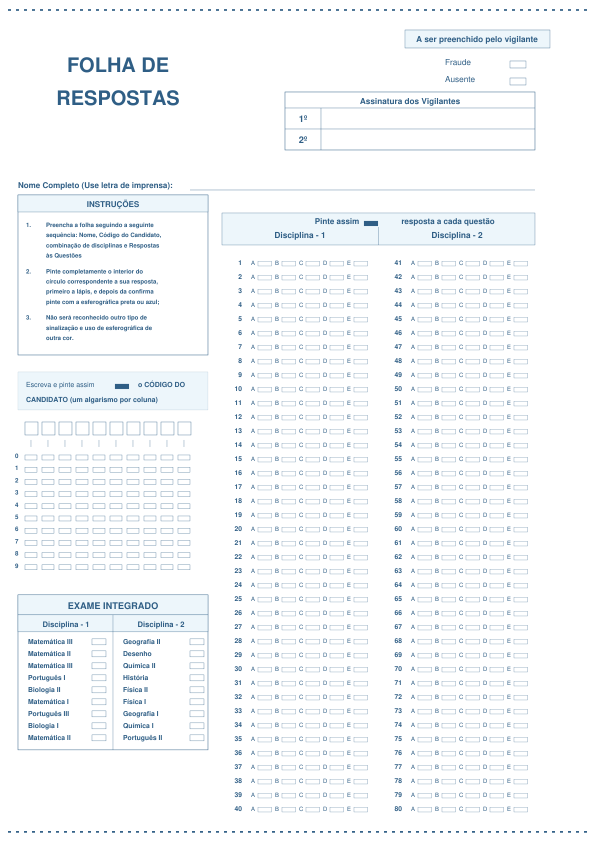
#> input picture backend/folha_azul/referencia_canonica.png, 1191 x 1684 px (shown at 1/2 size)
$ python -i leitor.py   (imports and definitions only)
#> lines starting #> are read from the running program, lines starting #| are printed output that depends on the picture; after the words box and inside, x2 and y2 are one past the last pixel; in counts of white or black regions, pixels touching at a corner belong together
"""
Leitor OMR — folha azul UCM (único modelo).

Calibração: gabarito.json + referencia_canonica.png (FOLHA AZUL1.pdf).
Fotos da câmara podem ser P&B ou outra cor de impressão — usa escala de cinza + CLAHE.
"""
from __future__ import annotations

import json
import logging
from pathlib import Path
from typing import Any, Dict, List, Optional, Tuple

import cv2
import numpy as np

logger = logging.getLogger("uvicorn.error")

_DIR = Path(__file__).parent
_GABARITO_PATH = _DIR / "gabarito.json"

FASES_OMR = ("codigo", "disciplinas", "opcoes", "completo")
FASE_OMR_ORDEM = {"codigo": 1, "disciplinas": 2, "opcoes": 3, "completo": 4}
PROXIMA_FASE_OMR = {
    "codigo": "disciplinas",
    "disciplinas": "opcoes",
    "opcoes": None,
    "completo": None,
}

LIMIAR_ESCURO = 170
MARGEM_CELULA = 0.22
PCT_MIN_CODIGO = 11.0
PCT_MIN_CHECKBOX = 14.0
# Sub-janela interna da grelha 10x10 dentro do ROI bruto:
# remove rótulos laterais e caixas manuscritas acima da grelha.
CODIGO_GRID_X0_INSET = 0.00
CODIGO_GRID_X1_INSET = 0.98
CODIGO_GRID_Y0_INSET = 0.02
CODIGO_GRID_Y1_INSET = 0.92

# Na caixa do exame integrado, ignorar cabeçalho superior e rodapé inferior
# antes de dividir em 9 opções.
EXAME_DISC_Y_TOP_INSET = 0.06
EXAME_DISC_Y_BOTTOM_INSET = 0.11


def _carregar_gabarito() -> Dict[str, Any]:
    with open(_GABARITO_PATH, encoding="utf-8") as f:
#> (reads backend/folha_azul/gabarito.json from the repository)
        return json.load(f)


GAB = _carregar_gabarito()
TAMANHO_CANONICO: Tuple[int, int] = tuple(GAB["tamanho_canonica"])  # type: ignore


def normalizar_fase_omr(fase: Optional[str]) -> str:
    if not fase:
        return "codigo"
    f = str(fase).strip().lower()
    aliases = {
        "1": "codigo",
        "2": "disciplinas",
        "3": "opcoes",
        "fase1": "codigo",
        "fase2": "disciplinas",
        "fase3": "opcoes",
        "candidato": "codigo",
        "estudante": "codigo",
        "exame_integrado": "disciplinas",
        "perguntas": "opcoes",
    }
    f = aliases.get(f, f)
    return f if f in FASES_OMR else "codigo"


def _fase_atinge(fase: str, minimo: str) -> bool:
    if fase == "completo":
        return True
    return FASE_OMR_ORDEM.get(fase, 1) >= FASE_OMR_ORDEM.get(minimo, 1)


def _roi_pixels(imagem: np.ndarray, roi: List[float]) -> Tuple[int, int, int, int]:
    h, w = imagem.shape[:2]
    rx, ry, rw, rh = roi
    x1 = max(0, int(w * rx))
    y1 = max(0, int(h * ry))
    x2 = min(w, int(w * (rx + rw)))
    y2 = min(h, int(h * (ry + rh)))
    return x1, y1, x2, y2


def _cinza_folha(imagem_bgr: np.ndarray) -> np.ndarray:
    """Pré-processamento independente da cor (azul, P&B, sepia)."""
    if imagem_bgr.ndim == 2:
        cinza0 = imagem_bgr
    else:
        # Neutraliza marcações vermelhas de destaque/desenho (comuns em screenshots),
        # para não contaminar o OMR das caixas e grelhas.
        hsv = cv2.cvtColor(imagem_bgr, cv2.COLOR_BGR2HSV)
        mask_red1 = cv2.inRange(hsv, (0, 70, 70), (12, 255, 255))
        mask_red2 = cv2.inRange(hsv, (168, 70, 70), (179, 255, 255))
        mask_red = cv2.bitwise_or(mask_red1, mask_red2)
        img = imagem_bgr.copy()
        img[mask_red > 0] = (255, 255, 255)
        cinza0 = cv2.cvtColor(img, cv2.COLOR_BGR2GRAY)
    cinza = cinza0
    clahe = cv2.createCLAHE(clipLimit=2.0, tileGridSize=(8, 8))
    return clahe.apply(cinza)


def _ordenar_quad(pts: np.ndarray) -> np.ndarray:
    rect = np.zeros((4, 2), dtype="float32")
    s = pts.sum(axis=1)
    rect[0] = pts[np.argmin(s)]
    rect[2] = pts[np.argmax(s)]
    diff = np.diff(pts, axis=1).ravel()
    rect[1] = pts[np.argmin(diff)]
    rect[3] = pts[np.argmax(diff)]
    return rect


def _encontrar_quad_folha(imagem_bgr: np.ndarray) -> Optional[np.ndarray]:
    h0, w0 = imagem_bgr.shape[:2]
    area_img = float(h0 * w0)
    g = _cinza_folha(imagem_bgr)
    blur = cv2.GaussianBlur(g, (5, 5), 0)
    bordas = cv2.Canny(blur, 50, 160)
    bordas = cv2.dilate(
        bordas, cv2.getStructuringElement(cv2.MORPH_RECT, (3, 3)), iterations=1
    )
    cnts, _ = cv2.findContours(bordas, cv2.RETR_EXTERNAL, cv2.CHAIN_APPROX_SIMPLE)
    if not cnts:
        cnts = []
    proporcao = TAMANHO_CANONICO[1] / float(TAMANHO_CANONICO[0])
    for c in sorted(cnts, key=cv2.contourArea, reverse=True)[:15]:
        if cv2.contourArea(c) < 0.2 * area_img:
            continue
        peri = cv2.arcLength(c, True)
        for eps in (0.02, 0.025, 0.03, 0.035):
            approx = cv2.approxPolyDP(c, eps * peri, True)
            if len(approx) != 4:
                continue
            pts = approx.reshape(4, 2).astype(np.float32)
            rw, rh = cv2.boundingRect(pts)[2:]
            if rw < 10 or rh < 10:
                continue
            rprop = max(rw, rh) / float(min(rw, rh))
            if abs(rprop - proporcao) < 0.6:
                return pts

    # Fallback: segmentar "papel" claro (funciona mesmo em foto P&B).
    hsv = cv2.cvtColor(imagem_bgr, cv2.COLOR_BGR2HSV)
    mask = cv2.inRange(hsv, (0, 0, 110), (179, 90, 255))
    mask = cv2.morphologyEx(
        mask, cv2.MORPH_CLOSE, np.ones((7, 7), np.uint8), iterations=2
    )
    cnts2, _ = cv2.findContours(mask, cv2.RETR_EXTERNAL, cv2.CHAIN_APPROX_SIMPLE)
    if cnts2:
        c2 = max(cnts2, key=cv2.contourArea)
        if cv2.contourArea(c2) > 0.2 * area_img:
            rect = cv2.minAreaRect(c2)
            box = cv2.boxPoints(rect).astype(np.float32)
            return box
    return None


def preparar_folha(imagem_bgr: np.ndarray) -> Tuple[np.ndarray, Dict[str, Any]]:
    """Alinha a folha ao tamanho canónico do PDF (funciona em foto P&B)."""
    meta: Dict[str, Any] = {
        "tamanho_original": [int(imagem_bgr.shape[1]), int(imagem_bgr.shape[0])],
        "gabarito": GAB["versao"],
    }
    img = imagem_bgr.copy()
    h, w = img.shape[:2]
    if w > h:
        img = cv2.rotate(img, cv2.ROTATE_90_CLOCKWISE)
        meta["rotacao_90"] = True
        h, w = img.shape[:2]

    quad = _encontrar_quad_folha(img)
    dst_w, dst_h = TAMANHO_CANONICO
    if quad is not None:
        rect = _ordenar_quad(quad)
        dst = np.array(
            [[0, 0], [dst_w - 1, 0], [dst_w - 1, dst_h - 1], [0, dst_h - 1]],
            dtype="float32",
        )
        m = cv2.getPerspectiveTransform(rect, dst)
        img = cv2.warpPerspective(
            img, m, (dst_w, dst_h), flags=cv2.INTER_LINEAR, borderMode=cv2.BORDER_REPLICATE
        )
        meta["perspectiva_corrigida"] = True
    else:
        img = cv2.resize(img, TAMANHO_CANONICO, interpolation=cv2.INTER_AREA)
        meta["perspectiva_corrigida"] = False

    meta["tamanho_final"] = [int(img.shape[1]), int(img.shape[0])]
    return img, meta


def _pct_escuro(cinza: np.ndarray, roi: List[float], margem: float = MARGEM_CELULA) -> float:
    x1, y1, x2, y2 = _roi_pixels(cinza, roi)
    if x2 <= x1 or y2 <= y1:
        return 0.0
    patch = cinza[y1:y2, x1:x2]
    mh = max(1, int(patch.shape[0] * margem))
    mw = max(1, int(patch.shape[1] * margem))
    core = patch[mh:-mh, mw:-mw] if patch.shape[0] > 2 * mh and patch.shape[1] > 2 * mw else patch
    if core.size == 0:
        return 0.0
    return 100.0 * float(np.count_nonzero(core < LIMIAR_ESCURO)) / float(core.size)


def _score_tinta(cinza: np.ndarray, roi: List[float]) -> float:
    x1, y1, x2, y2 = _roi_pixels(cinza, roi)
    if x2 <= x1 or y2 <= y1:
        return 0.0
    patch = cinza[y1:y2, x1:x2]
    mh = max(1, int(patch.shape[0] * 0.2))
    mw = max(1, int(patch.shape[1] * 0.2))
    core = patch[mh:-mh, mw:-mw] if patch.shape[0] > 2 * mh else patch
    if core.size == 0:
        return 0.0
    blur = cv2.GaussianBlur(core, (3, 3), 0)
    escuridao = 255.0 - float(np.mean(blur))
    _, bw = cv2.threshold(blur, 0, 255, cv2.THRESH_BINARY_INV + cv2.THRESH_OTSU)
    cob = 100.0 * float(np.count_nonzero(bw)) / float(bw.size)
    return escuridao * 0.62 + cob * 0.38


# [25 lines left out: function _mask_tinta_sem_linhas, not called in this run]


def _celula_relativa(
    roi_base: List[float], col: int, row: int, n_cols: int, n_rows: int
) -> List[float]:
    rx, ry, rw, rh = roi_base
    cw, ch = rw / n_cols, rh / n_rows
    return [rx + col * cw, ry + row * ch, cw, ch]


def ler_codigo_candidato(cinza: np.ndarray) -> Dict[str, Any]:
    """Grelha 10×10 — um dígito por coluna (linhas 0–9)."""
    roi_grid_raw = GAB["roi"]["codigo_bolhas_10x10"]
    rx, ry, rw, rh = roi_grid_raw
    roi_grid = [
        rx + rw * CODIGO_GRID_X0_INSET,
        ry + rh * CODIGO_GRID_Y0_INSET,
        rw * (CODIGO_GRID_X1_INSET - CODIGO_GRID_X0_INSET),
        rh * (CODIGO_GRID_Y1_INSET - CODIGO_GRID_Y0_INSET),
    ]
    n_cols, n_rows = 10, 10
    digitos: List[str] = []
    detalhe_colunas: List[Dict[str, Any]] = []

    for col in range(n_cols):
        pcts = [
            _pct_escuro(cinza, _celula_relativa(roi_grid, col, row, n_cols, n_rows))
            for row in range(n_rows)
        ]
        idx = int(np.argmax(pcts))
        pct_max = float(pcts[idx])
        scores = [
            _score_tinta(cinza, _celula_relativa(roi_grid, col, row, n_cols, n_rows))
            for row in range(n_rows)
        ]
        if pct_max >= PCT_MIN_CODIGO or scores[idx] >= 16.0:
            digitos.append(str(idx))
            detalhe_colunas.append(
                {"coluna": col + 1, "digito": idx, "pct": round(pct_max, 1)}
            )
        else:
            digitos.append("")
            detalhe_colunas.append({"coluna": col + 1, "digito": None, "pct": round(pct_max, 1)})

    codigo = "".join(d for d in digitos if d != "")
    pcts_cols = [float(c["pct"]) for c in detalhe_colunas if c.get("digito") is not None]
    media_pct = float(np.mean(pcts_cols)) if pcts_cols else 0.0
    colunas_fortes = sum(1 for p in pcts_cols if p >= 12.0)
    codigo_valido = len(codigo) >= 8 and media_pct >= 18.0 and colunas_fortes >= 8
    return {
        "codigo": codigo if codigo_valido else "",
        "codigo_valido": codigo_valido,
        "digitos": digitos,
        "colunas": detalhe_colunas,
        "media_percentagem_colunas": round(media_pct, 1),
        "colunas_fortes": colunas_fortes,
        "roi": roi_grid,
        "fonte": "grelha_10x10",
    }


# [290 lines left out: functions _ler_coluna_checkbox, ler_exame_integrado, ler_respostas_grelha, ler_codigo_candidato_de_crop, ler_exame_integrado_disciplina_de_crop, processar_recortes_debug, not called in this run]


def processar_folha_azul(
    imagem_bgr: np.ndarray,
    fase: str = "codigo",
    n_disciplina_1: int = 40,
    n_disciplina_2: int = 40,
    image_sha256: Optional[str] = None,
    request_id: Optional[str] = None,
) -> Dict[str, Any]:
    fase = normalizar_fase_omr(fase)
    prep, meta_prep = preparar_folha(imagem_bgr)
    cinza = _cinza_folha(prep)

    out: Dict[str, Any] = {
        "modelo_folha": "folha_azul_ucm",
        "gabarito_versao": GAB["versao"],
        "fase": fase,
        "fases_disponiveis": list(FASES_OMR),
        "proxima_fase": PROXIMA_FASE_OMR.get(fase),
        "preparacao_imagem": meta_prep,
        "imagem_sha256": image_sha256 or "",
    }
    if request_id:
        out["request_id"] = request_id

    if _fase_atinge(fase, "codigo"):
        cod = ler_codigo_candidato(cinza)
        out["codigo_candidato"] = cod
        out["codigo"] = cod["codigo"]
        if not cod["codigo_valido"]:
            out.setdefault("avisos", []).append(
                "Código do candidato incompleto. Enquadre a grelha 10×10 e use boa luz."
            )

    if _fase_atinge(fase, "disciplinas"):
        out["exame_integrado"] = ler_exame_integrado(cinza)

    if _fase_atinge(fase, "opcoes"):
        resp = ler_respostas_grelha(cinza, n_disciplina_1, n_disciplina_2)
        out["respostas"] = resp["respostas"]
        out["respostas_marcadas"] = resp["respostas_marcadas"]
        out["total_questoes"] = resp["total_questoes"]
        if resp.get("aviso"):
            out.setdefault("avisos", []).append(resp["aviso"])

    if not meta_prep.get("perspectiva_corrigida"):
        out.setdefault("avisos", []).append(
            "Contorno da folha não detectado; usado redimensionamento. Mostre as quatro bordas na foto."
        )

    logger.info(
        "folha_azul | fase=%s codigo=%s request=%s",
        fase,
        out.get("codigo", ""),
        request_id or "-",
    )
    return out

>>> import cv2
>>> picture = cv2.imread('referencia_canonica.png')
#> picture is the input picture: shape (1684, 1191, 3); mean B, G, R 250.1, 248.4, 246.1
>>> result = processar_folha_azul(picture)
#> in _cinza_folha, `hsv = cv2.cvtColor(imagem_bgr, cv2.COLOR_BGR2HSV)`: hsv: shape (1684, 1191, 3); mean H, S, V 13.6, 5.8, 250.1
#> in _cinza_folha, `mask_red1 = cv2.inRange(hsv, (0, 70, 70), (12, 255, 255))`: mask_red1: shape (1684, 1191); every value is 0
#> in _cinza_folha, `return clahe.apply(cinza)`:
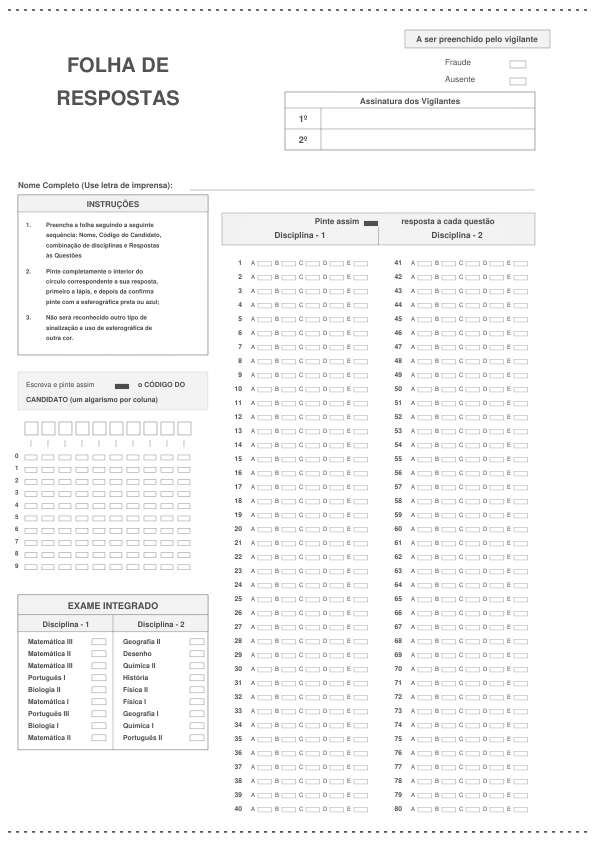
#> returned value: shape (1684, 1191) (shown at 1/2 size); min 70, max 255, mean 247.4
#> in _encontrar_quad_folha, `bordas = cv2.Canny(blur, 50, 160)`:
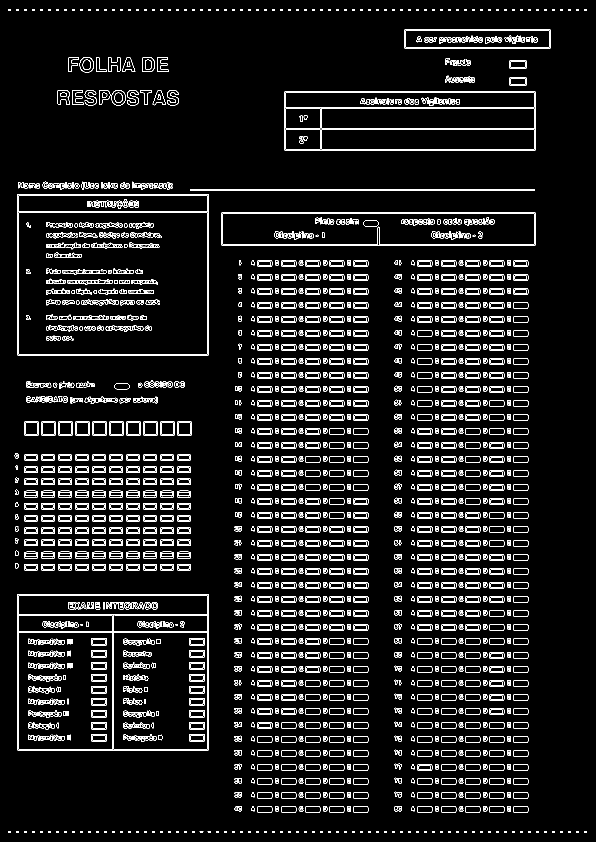
#> bordas: shape (1684, 1191) (shown at 1/2 size); 6.7% white in thin lines or dots
#> in _encontrar_quad_folha, `bordas = cv2.dilate( bordas, cv2.getStructuringElement(cv2.MORPH_RECT,..`:
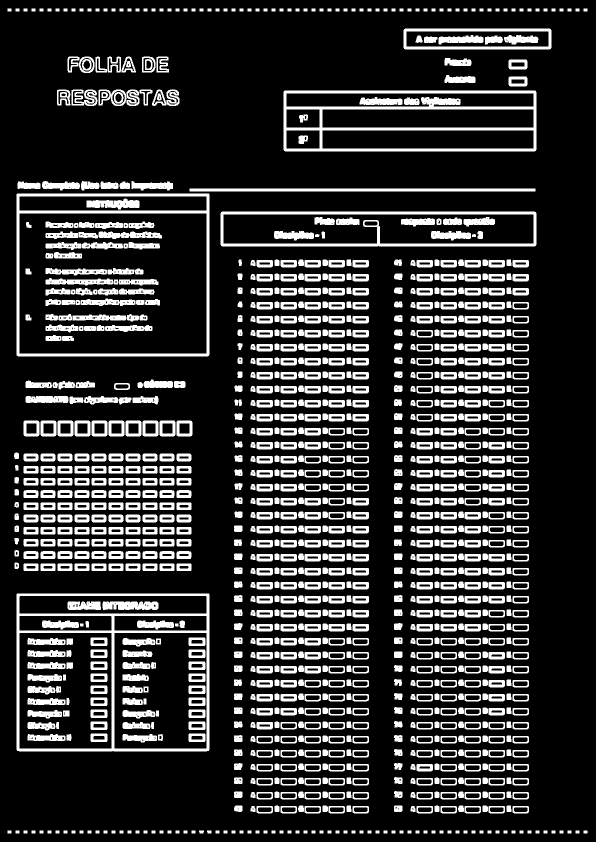
#> bordas: shape (1684, 1191) (shown at 1/2 size); 19.1% white; 1322 white regions
#> in _encontrar_quad_folha, `cnts, _ = cv2.findContours(bordas, cv2.RETR_EXTERNAL, cv2.CHAIN_APPROX..`: cnts = 1188 contours; largest, box (x1, y1, x2, y2) and area: (33, 387, 419, 713) 125117, (33, 1187, 419, 1503) 121260, (567, 181, 1073, 303) 61092, (441, 423, 1073, 493) 43521, (807, 57, 1103, 99) 12079
#> the loop in _encontrar_quad_folha, `for c in sorted(cnts, key=cv2.contourArea, reverse=True)[:15]:` made 15 passes
#> c on pass 6: [[379, 377], [379, 382], [1070, 382], [1070, 377]]
#> in _encontrar_quad_folha, `mask = cv2.inRange(hsv, (0, 0, 110), (179, 90, 255))`:
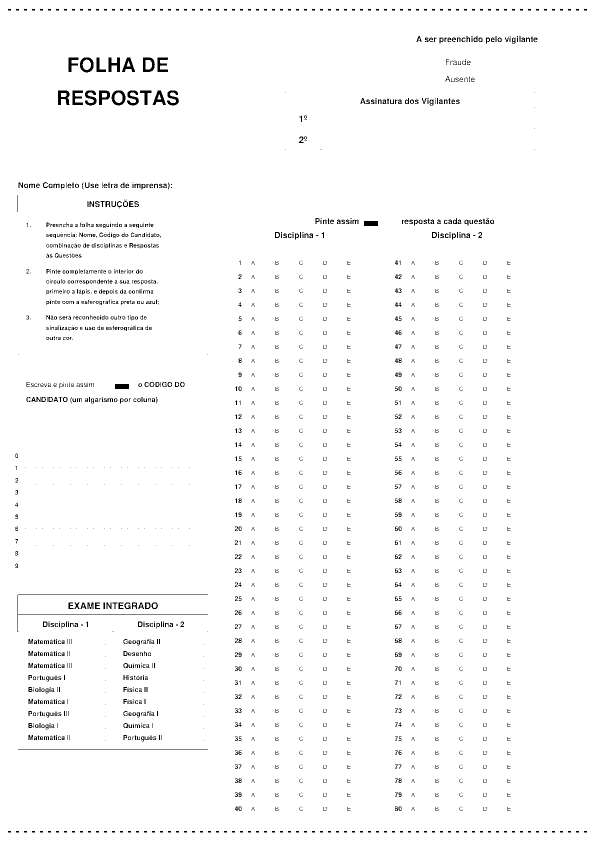
#> mask: shape (1684, 1191) (shown at 1/2 size); 98% white; black in thin lines or dots
#> in _encontrar_quad_folha, `mask = cv2.morphologyEx( mask, cv2.MORPH_CLOSE, np.ones((7, 7), np.uin..`: mask: shape (1684, 1191); every value is 255
#> in _encontrar_quad_folha, `cnts2, _ = cv2.findContours(mask, cv2.RETR_EXTERNAL, cv2.CHAIN_APPROX_..`: cnts2 = [[[0, 0], [0, 1683], [1190, 1683], [1190, 0]]]
#> in _encontrar_quad_folha, `c2 = max(cnts2, key=cv2.contourArea)`: c2 = [[0, 0], [0, 1683], [1190, 1683], [1190, 0]]
#> in _encontrar_quad_folha, `rect = cv2.minAreaRect(c2)`: rect = ((595, 841.5), (1683, 1190), -90)
#> in _encontrar_quad_folha, `box = cv2.boxPoints(rect).astype(np.float32)`: box = [[1190, 1683], [-5.15e-14, 1683], [0, 0], [1190, 0]]
#> in preparar_folha, `quad = _encontrar_quad_folha(img)`: quad has the same summary as box in _encontrar_quad_folha
#> in _ordenar_quad, `s = pts.sum(axis=1)`: s = [2873, 1683, 0, 1190]
#> in _ordenar_quad, `diff = np.diff(pts, axis=1).ravel()`: diff = [493, 1683, 0, -1190]
#> in preparar_folha, `rect = _ordenar_quad(quad)`: rect = [[0, 0], [1190, 0], [1190, 1683], [-5.15e-14, 1683]]
#> in preparar_folha, `m = cv2.getPerspectiveTransform(rect, dst)`: m = [[1, 3.06e-17, 0], [0, 1, 0], [0, 2.57e-20, 1]]
#> in processar_folha_azul, `prep, meta_prep = preparar_folha(imagem_bgr)`: meta_prep = {'tamanho_original': [1191, 1684], 'gabarito': 'folha_azul_1', 'perspectiva_corrigida': True, 'tamanho_final': [1191, 1684]}
#> the loop in ler_codigo_candidato, `for col in range(n_cols):` made 10 passes
#> (idx, pct_max) on pass 1: (7, 2.72)
#> pass 1, in _score_tinta, `patch = cinza[y1:y2, x1:x2]`:
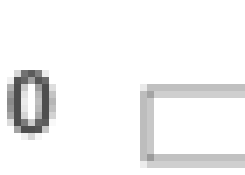
#> patch: shape (25, 35) (shown 7 times larger); min 78, max 255, mean 243.4
#> pass 1, in _score_tinta (call 3), `patch = cinza[y1:y2, x1:x2]`:
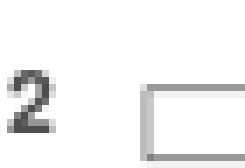
#> patch: shape (24, 35) (shown 7 times larger); min 78, max 255, mean 243.3
#> pass 1, in _score_tinta (call 4), `patch = cinza[y1:y2, x1:x2]`:
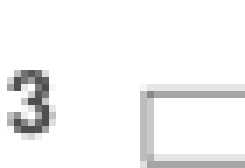
#> patch: shape (24, 35) (shown 7 times larger); min 78, max 255, mean 243.4
